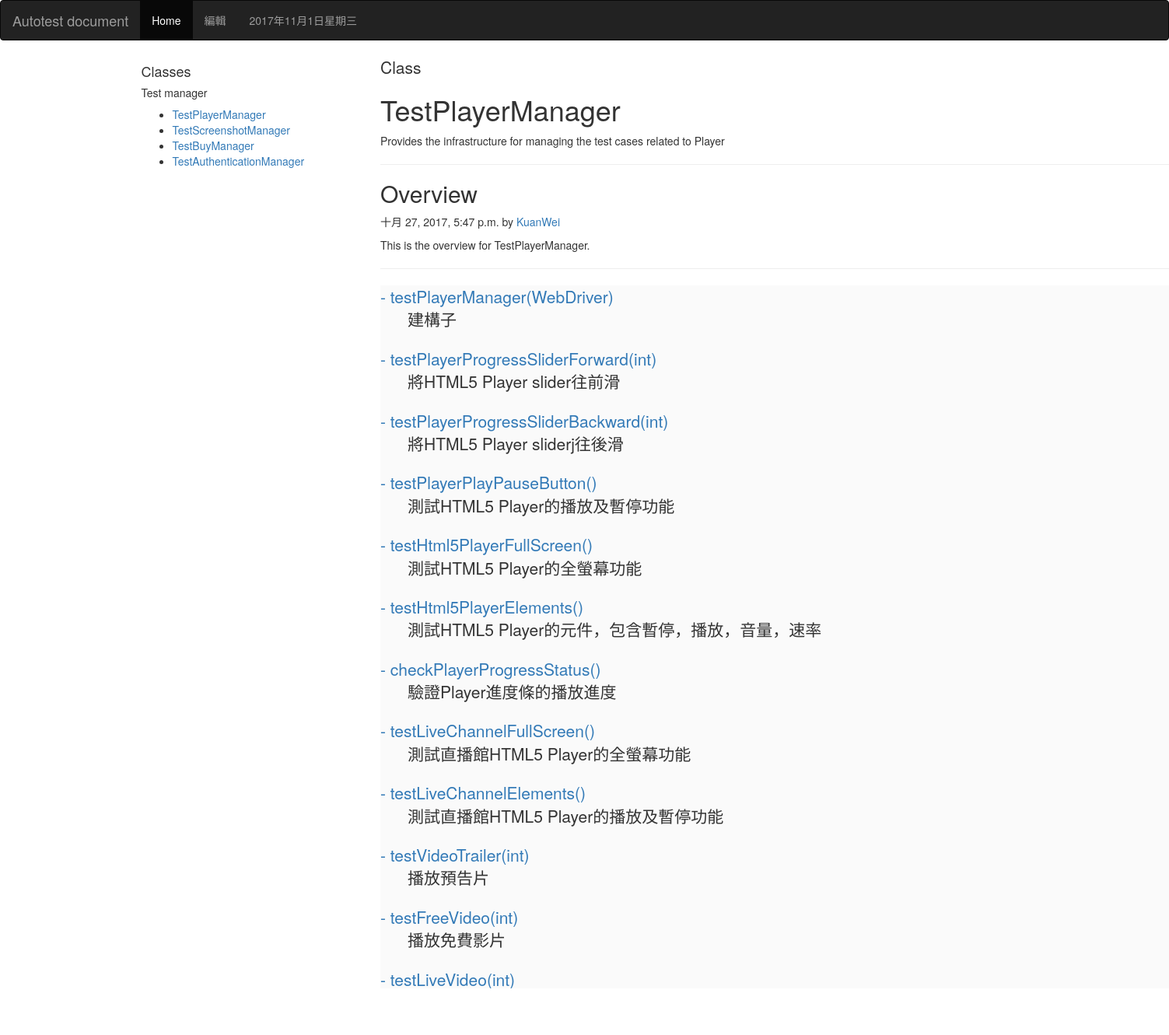
Page /detail/1/ on the committed database.
### documentapp/models.py (models this page shows, shortened)
class document(models.Model):
    cClassName = models.CharField(max_length=100, null=False)
    cClassDescription = models.CharField(max_length=300, null=False)
    cClassOverview = models.CharField(max_length=1000, null=False)
    cAuthor = models.CharField(max_length=50, null=True)
    cCreateTime = models.DateTimeField(auto_now=True)

class functionModel(models.Model):
    fdocument = models.ForeignKey('document', on_delete=models.CASCADE)
    functionName = models.CharField(max_length=300, null=False)
    functionDescription = models.CharField(max_length=500, null=False)

### documentapp/views.py (the view)
# urls.py: url(r'^detail/(\d+)/$', views.detail),
def detail(request, id=None):
	if id!=None:
		if request.method == "POST":  #如果是以POST方式才處理
			id=request.POST['cId'] #取得表單輸入的編號
		try:
			documents = document.objects.all().order_by('id')  #讀取資料表, 依 id 遞增排序
			unit = document.objects.get(id=id)
			functions = functionModel.objects.filter(fdocument__id=id).order_by('id')
		except:
			message = "讀取錯誤!"
	return render(request, "detail.html", locals())

### templates/detail.html (shortened to what this page needs)
{% extends 'base.html' %}  {% block content %}
<main>
    <div class="container">
        <div class="row">
            <div class="col-md-3">
                <div class="sidebar">
                    <h4>Classes</h4>
                    <h5>Test manager</h5>
                    <ul id="class-list">
                        {% for docuement in documents %}
                        <li><a href="/detail/{{docuement.id}}/">{{ docuement.cClassName }}</a></li>
                        {% endfor %}
                    </ul>
                </div>
            </div>
            <div class="col-md-9">
                <div class="container">
                    <div class="blog-header">
                        <p class="lead">Class</p>
                        <h1 id="topic-heading">{{ unit.cClassName }}</h1>
                        <div id="topic-description">{{ unit.cClassDescription}}</div>
                        <hr>
                    </div>
                    <h2>Overview</h2>
                    <p class="blog-post-meta">{{ unit.cCreateTime }} by <a href="#">{{ unit.cAuthor }}</a></p>
                    <p id="overview">{{ unit.cClassOverview}}</p>
                    <hr />
                    <div class="alt-light">
                        {% for function in functions %}
                        <div class='function-list'>
                            <a href='#' class='function-title'><span class='lead'>{{function.functionName}}</span></a>
                            <div class='function-description'>
                                <span class='lead'>{{function.functionDescription}}</span>
                            </div>
                        </div>
                        {% endfor %}
                    </div>
                </div>
            </div>
        </div>
    </div>
</main>
<footer>
</footer>
{% endblock %}

### static/css/style.css (style rules this page uses)
.alt-light { background-color: #fafafa; }
.function-list { margin-top: 1.5em; }
.function-description { padding-left: 2.5em; }
footer { height: 2em; }

### rows in the picture
document: cClassName "TestPlayerManager", cClassDescription "Provides the infrastructure for managing the test cases related to Player", cCreateTime "十月 27, 2017, 5:47 p.m.", cAuthor "KuanWei", cClassOverview "This is the overview for TestPlayerManager."
document: cClassName "TestScreenshotManager"
document: cClassName "TestBuyManager"
document: cClassName "TestAuthenticationManager"
functionModel: functionName "- testPlayerManager(WebDriver)", functionDescription "建構子"
functionModel: functionName "- testPlayerProgressSliderForward(int)", functionDescription "將HTML5 Player slider往前滑"
functionModel: functionName "- testPlayerProgressSliderBackward(int)", functionDescription "將HTML5 Player sliderj往後滑"
functionModel: functionName "- testPlayerPlayPauseButton()", functionDescription "測試HTML5 Player的播放及暫停功能"
functionModel: functionName "- testHtml5PlayerFullScreen()", functionDescription "測試HTML5 Player的全螢幕功能"
functionModel: functionName "- testHtml5PlayerElements()", functionDescription "測試HTML5 Player的元件，包含暫停，播放，音量，速率"
functionModel: functionName "- checkPlayerProgressStatus()", functionDescription "驗證Player進度條的播放進度"
functionModel: functionName "- testLiveChannelFullScreen()", functionDescription "測試直播館HTML5 Player的全螢幕功能"
functionModel: functionName "- testLiveChannelElements()", functionDescription "測試直播館HTML5 Player的播放及暫停功能"
functionModel: functionName "- testVideoTrailer(int)", functionDescription "播放預告片"
functionModel: functionName "- testFreeVideo(int)", functionDescription "播放免費影片"
functionModel: functionName "- testLiveVideo(int)"
